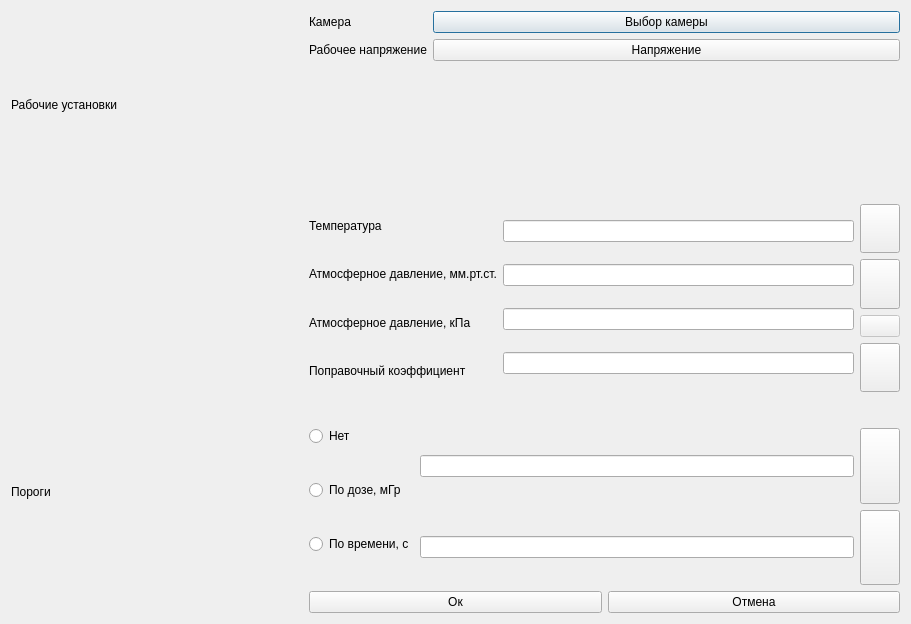
<?xml version="1.0" encoding="UTF-8"?>
<ui version="4.0">
 <class>Measurement_config</class>
 <widget class="QDialog" name="Measurement_config">
  <property name="geometry">
   <rect>
    <x>0</x>
    <y>0</y>
    <width>911</width>
    <height>624</height>
   </rect>
  </property>
  <property name="windowTitle">
   <string>Dialog</string>
  </property>
  <layout class="QGridLayout" name="gridLayout">
   <item row="0" column="0">
    <widget class="QLabel" name="label">
     <property name="text">
      <string>Рабочие установки</string>
     </property>
    </widget>
   </item>
   <item row="0" column="1" colspan="2">
    <layout class="QFormLayout" name="formLayout">
     <item row="0" column="0">
      <widget class="QLabel" name="label_2">
       <property name="text">
        <string>Камера</string>
       </property>
      </widget>
     </item>
     <item row="0" column="1">
      <widget class="QPushButton" name="pushButton">
       <property name="text">
        <string>Выбор камеры</string>
       </property>
      </widget>
     </item>
     <item row="1" column="0">
      <widget class="QLabel" name="label_3">
       <property name="text">
        <string>Рабочее напряжение</string>
       </property>
      </widget>
     </item>
     <item row="1" column="1">
      <widget class="QPushButton" name="pushButton_2">
       <property name="text">
        <string>Напряжение</string>
       </property>
      </widget>
     </item>
    </layout>
   </item>
   <item row="1" column="1" colspan="2">
    <layout class="QHBoxLayout" name="horizontalLayout_5">
     <item>
      <layout class="QHBoxLayout" name="horizontalLayout_4">
       <item>
        <layout class="QVBoxLayout" name="verticalLayout_5">
         <item>
          <widget class="QLabel" name="label_4">
           <property name="text">
            <string>Температура</string>
           </property>
          </widget>
         </item>
         <item>
          <widget class="QLabel" name="label_5">
           <property name="text">
            <string>Атмосферное давление, мм.рт.ст.</string>
           </property>
          </widget>
         </item>
         <item>
          <widget class="QLabel" name="label_6">
           <property name="text">
            <string>Атмосферное давление, кПа</string>
           </property>
          </widget>
         </item>
         <item>
          <widget class="QLabel" name="label_7">
           <property name="text">
            <string>Поправочный коэффициент</string>
           </property>
          </widget>
         </item>
        </layout>
       </item>
       <item>
        <layout class="QVBoxLayout" name="verticalLayout_4">
         <item>
          <widget class="QLineEdit" name="lineEdit"/>
         </item>
         <item>
          <widget class="QLineEdit" name="lineEdit_2"/>
         </item>
         <item>
          <widget class="QLineEdit" name="lineEdit_3"/>
         </item>
         <item>
          <widget class="QLineEdit" name="lineEdit_4"/>
         </item>
        </layout>
       </item>
      </layout>
     </item>
     <item>
      <layout class="QVBoxLayout" name="verticalLayout_6">
       <item>
        <widget class="QPushButton" name="pushButton_3">
         <property name="sizePolicy">
          <sizepolicy hsizetype="Preferred" vsizetype="Preferred">
           <horstretch>0</horstretch>
           <verstretch>0</verstretch>
          </sizepolicy>
         </property>
         <property name="text">
          <string/>
         </property>
         <property name="icon">
          <iconset resource="myres.qrc">
           <normaloff>:/images/keyboard_icon-icons.com_71162.png</normaloff>:/images/keyboard_icon-icons.com_71162.png</iconset>
         </property>
        </widget>
       </item>
       <item>
        <widget class="QPushButton" name="pushButton_4">
         <property name="sizePolicy">
          <sizepolicy hsizetype="Preferred" vsizetype="Preferred">
           <horstretch>0</horstretch>
           <verstretch>0</verstretch>
          </sizepolicy>
         </property>
         <property name="text">
          <string/>
         </property>
         <property name="icon">
          <iconset resource="myres.qrc">
           <normaloff>:/images/keyboard_icon-icons.com_71162.png</normaloff>:/images/keyboard_icon-icons.com_71162.png</iconset>
         </property>
        </widget>
       </item>
       <item>
        <widget class="QPushButton" name="pushButton_11">
         <property name="enabled">
          <bool>false</bool>
         </property>
         <property name="text">
          <string/>
         </property>
        </widget>
       </item>
       <item>
        <widget class="QPushButton" name="pushButton_5">
         <property name="sizePolicy">
          <sizepolicy hsizetype="Preferred" vsizetype="Preferred">
           <horstretch>0</horstretch>
           <verstretch>0</verstretch>
          </sizepolicy>
         </property>
         <property name="text">
          <string/>
         </property>
         <property name="icon">
          <iconset resource="myres.qrc">
           <normaloff>:/images/keyboard_icon-icons.com_71162.png</normaloff>:/images/keyboard_icon-icons.com_71162.png</iconset>
         </property>
        </widget>
       </item>
      </layout>
     </item>
    </layout>
   </item>
   <item row="2" column="0">
    <widget class="QLabel" name="label_8">
     <property name="text">
      <string>Пороги</string>
     </property>
    </widget>
   </item>
   <item row="2" column="1" colspan="2">
    <layout class="QHBoxLayout" name="horizontalLayout_6">
     <item>
      <layout class="QVBoxLayout" name="verticalLayout_2">
       <item>
        <widget class="QRadioButton" name="radioButton">
         <property name="text">
          <string>Нет</string>
         </property>
        </widget>
       </item>
       <item>
        <widget class="QRadioButton" name="radioButton_2">
         <property name="text">
          <string>По дозе, мГр</string>
         </property>
        </widget>
       </item>
       <item>
        <widget class="QRadioButton" name="radioButton_3">
         <property name="text">
          <string>По времени, с</string>
         </property>
        </widget>
       </item>
      </layout>
     </item>
     <item>
      <layout class="QVBoxLayout" name="verticalLayout_7">
       <item>
        <layout class="QVBoxLayout" name="verticalLayout_3">
         <item>
          <spacer name="verticalSpacer">
           <property name="orientation">
            <enum>Qt::Vertical</enum>
           </property>
           <property name="sizeType">
            <enum>QSizePolicy::Minimum</enum>
           </property>
           <property name="sizeHint" stdset="0">
            <size>
             <width>20</width>
             <height>30</height>
            </size>
           </property>
          </spacer>
         </item>
         <item>
          <layout class="QHBoxLayout" name="horizontalLayout_2">
           <item>
            <widget class="QLineEdit" name="lineEdit_5"/>
           </item>
           <item>
            <widget class="QPushButton" name="pushButton_6">
             <property name="sizePolicy">
              <sizepolicy hsizetype="Preferred" vsizetype="Preferred">
               <horstretch>0</horstretch>
               <verstretch>0</verstretch>
              </sizepolicy>
             </property>
             <property name="text">
              <string/>
             </property>
             <property name="icon">
              <iconset resource="myres.qrc">
               <normaloff>:/images/keyboard_icon-icons.com_71162.png</normaloff>:/images/keyboard_icon-icons.com_71162.png</iconset>
             </property>
            </widget>
           </item>
          </layout>
         </item>
         <item>
          <layout class="QHBoxLayout" name="horizontalLayout_3">
           <item>
            <widget class="QLineEdit" name="lineEdit_6"/>
           </item>
           <item>
            <widget class="QPushButton" name="pushButton_7">
             <property name="sizePolicy">
              <sizepolicy hsizetype="Preferred" vsizetype="Preferred">
               <horstretch>0</horstretch>
               <verstretch>0</verstretch>
              </sizepolicy>
             </property>
             <property name="text">
              <string/>
             </property>
             <property name="icon">
              <iconset resource="myres.qrc">
               <normaloff>:/images/keyboard_icon-icons.com_71162.png</normaloff>:/images/keyboard_icon-icons.com_71162.png</iconset>
             </property>
            </widget>
           </item>
          </layout>
         </item>
        </layout>
       </item>
      </layout>
     </item>
    </layout>
   </item>
   <item row="3" column="1">
    <widget class="QPushButton" name="pushButton_9">
     <property name="text">
      <string>Ок</string>
     </property>
    </widget>
   </item>
   <item row="3" column="2">
    <widget class="QPushButton" name="pushButton_10">
     <property name="text">
      <string>Отмена</string>
     </property>
    </widget>
   </item>
  </layout>
 </widget>
 <resources>
  <include location="myres.qrc"/>
 </resources>
 <connections/>
</ui>
